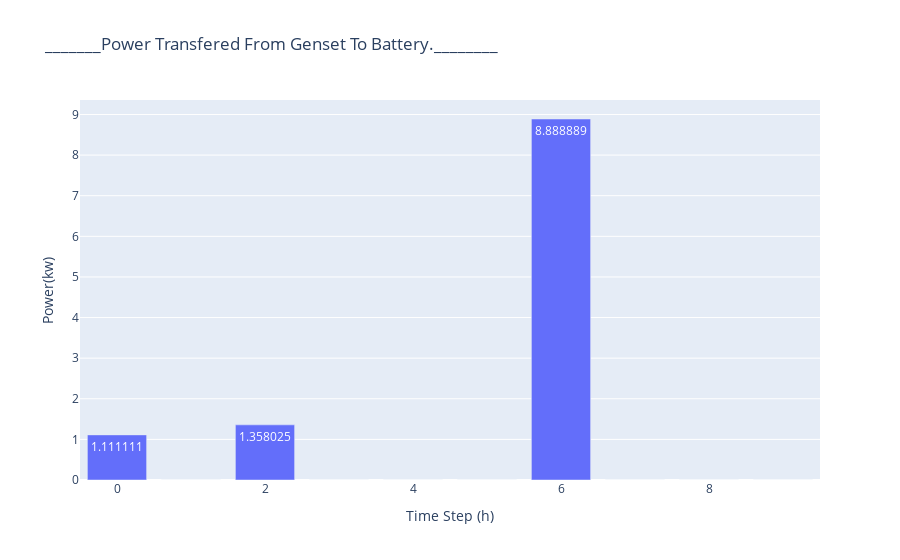

This figure's notebook cell:
### Markdown cell above
### Realised power to charge the battery.

### Code cell
P_to_bss_dframe = {
             "Power from Genset to battery.": P_to_bss_list,
             'Scale' : P_to_bss_list}

P_to_bss_df = pd.DataFrame(P_to_bss_dframe)

fig = px.bar(P_to_bss_df, x = V_steps,
             y = P_to_bss_list,
             title = '_______Power Transfered From Genset To Battery.________',
             labels = dict(x = "Time Step (h)", y = "Power(kw)", ), text_auto = True)
#Image(fig.to_image(format='png', width=1500, height=350, scale=3), embed=True)
fig.show()

### Figure 1 — Plotly figure (JSON) as saved in the notebook; plotly's stock layout.template omitted (floating-point values rounded to 4 significant figures)
{"data": [{"alignmentgroup": "True", "hovertemplate": "Time Step (h)=%{x}<br>Power(kw)=%{y}<extra></extra>", "legendgroup": "", "marker": {"color": "#636efa", "pattern": {"shape": ""}}, "name": "", "offsetgroup": "", "orientation": "v", "showlegend": false, "textposition": "auto", "texttemplate": "%{y}", "type": "bar", "x": [0, 1, 2, 3, 4, 5, 6, 7, 8, 9], "xaxis": "x", "y": [1.111, 0, 1.358, 0, 0, 0, 8.889, 0, 0, 0], "yaxis": "y"}], "layout": {"barmode": "relative", "legend": {"tracegroupgap": 0}, "title": {"text": "_______Power Transfered From Genset To Battery.________"}, "xaxis": {"anchor": "y", "domain": [0, 1], "title": {"text": "Time Step (h)"}}, "yaxis": {"anchor": "x", "domain": [0, 1], "title": {"text": "Power(kw)"}}}}
